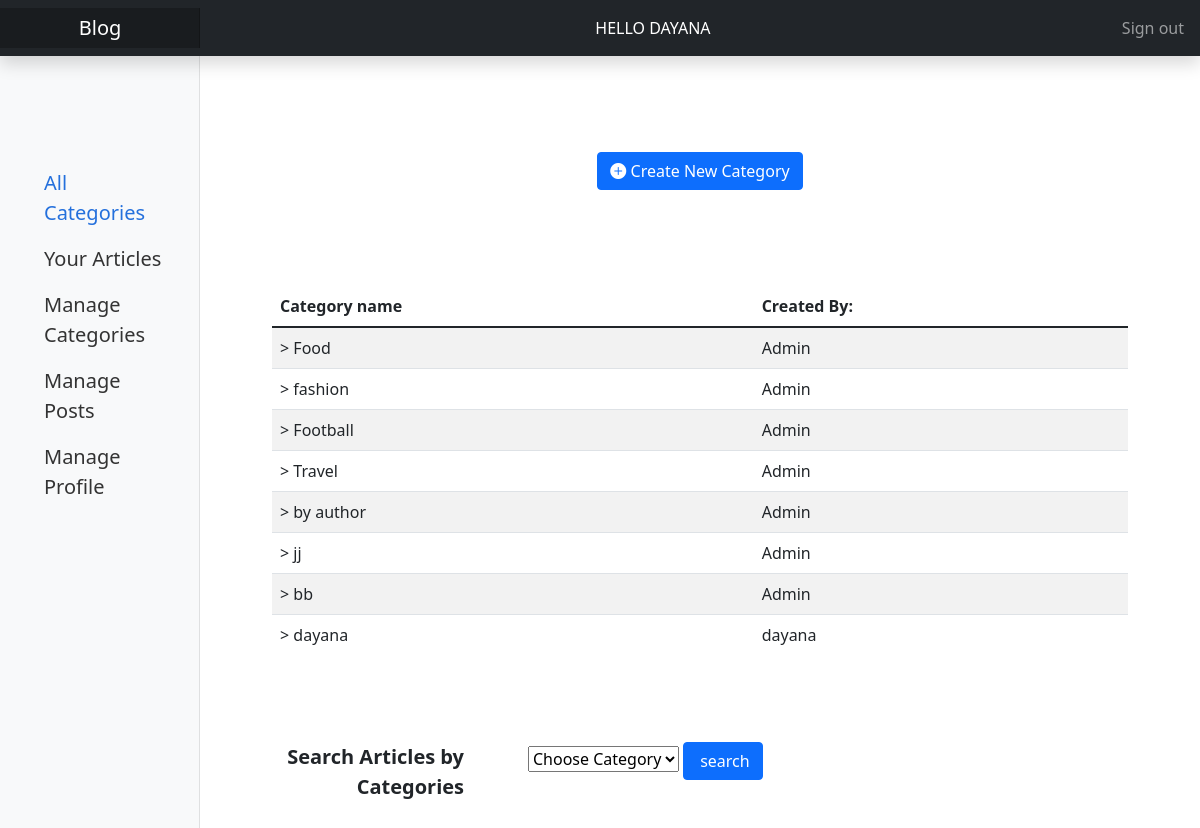
Page /?url=/pages/categories (signed in) on the committed database.
### tables this page shows
CREATE TABLE `category` (
  `categoryID` int(11) NOT NULL,
  `userID` int(11) NOT NULL,
  `name` varchar(255) NOT NULL
);

CREATE TABLE `users` (
  `userID` int(11) NOT NULL,
  `username` varchar(255) NOT NULL,
  `email` varchar(255) NOT NULL,
  `type` varchar(255) NOT NULL,
  `password` varchar(255) NOT NULL
);

### controllers/Pages.php (called while the page is built, shortened)
<?php
class Pages extends Controller {
    public function categories() {
        $this->view('categories');
    }
}

### utility/core.php (called while the page is built, shortened)
<?php
  class Core {
    protected $currentMethod = 'index';
    public function __construct(){
      $url = $this->getUrl();
      if(file_exists('controllers/' . ucwords($url[0]). '.php')){
        unset($url[0]);
      }
      $this->currentController = new $this->currentController;
      if(isset($url[1])){
        if(method_exists($this->currentController, $url[1])){
          $this->currentMethod = $url[1];
          unset($url[1]);
        }
      }
      $this->params = $url ? array_values($url) : [];
      call_user_func_array([$this->currentController, $this->currentMethod], $this->params);
    }
    public function getUrl(){
      if(isset($_GET['url'])){
        $url = rtrim($_GET['url'], '/');
        $url = filter_var($url, FILTER_SANITIZE_URL);
        $url = array_values(array_filter(explode('/', $url), function ($str) {
          return !empty($str);
        }));
        return $url;
      }
    }
  }

### require.php (called while the page is built, shortened)
<?php
require_once './utility/core.php';
require_once('./controllers/get.php');
$init = new Core();

### index.php (called while the page is built)
<?php
    require_once 'require.php';

### controllers/get.php (called while the page is built, shortened)
<?php
function getCategory()
{
    $database = new Database();
    $db = $database->getConnection();
    $sql = "SELECT users.username, category.name, category.categoryID FROM users INNER JOIN category ON users.userID=category.userID";
    $result = $db->query($sql);
    while ($row = $result->fetchAll(PDO::FETCH_ASSOC)) {
        return $row;
    }
}

### views/categories.php (the view, shortened to what this page needs)
<!DOCTYPE html>
<html lang="en">
<head>
    <link rel="stylesheet" href="https://cdn.jsdelivr.net/npm/bootstrap-icons@1.8.1/font/bootstrap-icons.css">
    <link href="http://localhost:8012/blog/css/main.min.css?ts=<?= time() ?>" rel="stylesheet">
</head>
<body>
    <header class="navbar navbar-dark sticky-top bg-dark flex-md-nowrap p-0 shadow">
        <a class="navbar-brand col-12 col-md-3 col-lg-2 me-0 px-3 text-center" href="http://localhost:8012/blog">Blog</a>
        <?php if (isset($_SESSION['user']['type'])) { ?>
            <div class="navbar-nav">
                <div class="nav-item text-nowrap">
                    <p class="fs-6 text-white pt-3 ps-2 ps-lg-0 text-uppercase">Hello <?php echo $_SESSION['user']['username'] ?></p>
                </div>
            </div><?php } ?>
        <div class="navbar-nav">
            <div class="nav-item text-nowrap">
            <?php if (isset($_SESSION['user']['type'])) { ?>  <a class="nav-link px-3" href="http://localhost:8012/blog/?url=/users/logout">Sign out</a> <?php } else{ ?>
                <a class="nav-link px-3" href="http://localhost:8012/blog/?url=/users/logout">Sign in</a> <?php } ?>
            </div>
        </div>
    </header>
    <div class="container-fluid">
        <div class="row">
            <nav id="sidebarMenu" class="col-md-3 col-lg-2 d-md-block bg-light sidebar collapse">
                <div class="position-sticky pt-3">
                    <ul class="nav flex-column fs-5 pt-lg-5 my-5 ps-lg-3">
                        <li class="nav-item">
                            <a class="nav-link active" aria-current="page" href="http://localhost:8012/blog/?url=/pages/categories">
                                All Categories
                            </a>
                        </li>
                        <?php if (isset($_SESSION['user']['type'])) { ?>
                            <li class="nav-item">
                                <a class="nav-link" href="http://localhost:8012/blog/?url=/pages/yourArticles">
                                    Your Articles
                                </a>
                            </li>
                            <li class="nav-item">
                                <a class="nav-link" href="http://localhost:8012/blog/?url=/pages/ManageCategories">
                                    Manage Categories
                                </a>
                            </li>
                            <li class="nav-item">
                                <a class="nav-link" href="http://localhost:8012/blog/?url=/pages/ManagePosts">
                                    Manage Posts
                                </a>
                            </li>
                            <li class="nav-item">
                                <a class="nav-link" href="#">
                                    Manage Profile
                                </a>
                            </li>
                        <?php } ?>
                    </ul>
                </div>
            </nav>
            <main class="col-md-9 ms-sm-auto col-lg-10 px-md-4">
                <section class="my-5">
                    <div class="container my-5">
                        <?php if (isset($_SESSION['user']['type'])) { ?>
                            <section>
                                <div class="container text-center">
                                    <button type="button" class="bi bi-plus-circle-fill btn btn-primary my-5" data-bs-toggle="modal" data-bs-target="#addModal">
                                        Create New Category
                                    </button>
                                </div>
                            </section>
                        <?php } ?>
                        <section class="my-5">
                            <div class="container">
                                <div class="table-wrapper-scroll-y my-custom-scrollbar">
                                    <table class="table table-striped">
                                        <thead>
                                            <tr>
                                                <th scope="col">Category name</th>
                                                <th scope="col">Created By:</th>
                                            </tr>
                                        </thead>
                                        <tbody>
                                            <?php require_once('./controllers/get.php');
                                            $categories = getCategory();
                                            ?>
                                            <?php foreach ($categories as $category) : ?>
                                                <tr>
                                                    <td>> <?php echo $category['name'] ?></a></td>
                                                    <td><?php echo $category['username'] ?></td>
                                                <?php endforeach; ?>
                                        </tbody>
                                    </table>
                                </div>
                            </div>
                        </section>
                        <section class="my-5">
                            <div class="container text-center">
                                <div class="row">
                                    <div class="col-lg-3 fs-5 fw-bold mt-5 pe-lg-3 text-lg-end">
                                        Search Articles by Categories
                                    </div>
                                    <div class="col-lg-9 ps-lg-5 text-lg-start mt-5">
                                        <form method="POST" id="searchPosts" onsubmit="return searchPost();">
                                            <select name="categoryID">
                                                <option value="" selected disabled>Choose Category</option>
                                            </select>
                                            <button type="submit" name="submit" class="btn btn-primary ps-3">search</button>
                                    </div>
                                </div>
                            </div>
                        </section>
                    </div>
                </section>
            </main>
        </div>
    </div>
</body>
</html>

### rows in the picture
category: name "Food", userID.username "Admin"
category: name "fashion", userID.username "Admin"
category: name "Football", userID.username "Admin"
category: name "Travel", userID.username "Admin"
category: name "by author", userID.username "Admin"
category: name "jj", userID.username "Admin"
category: name "bb", userID.username "Admin"
category: name "dayana", userID.username "dayana"

### other values in the picture
$_SESSION['user']['username'] "DAYANA"
